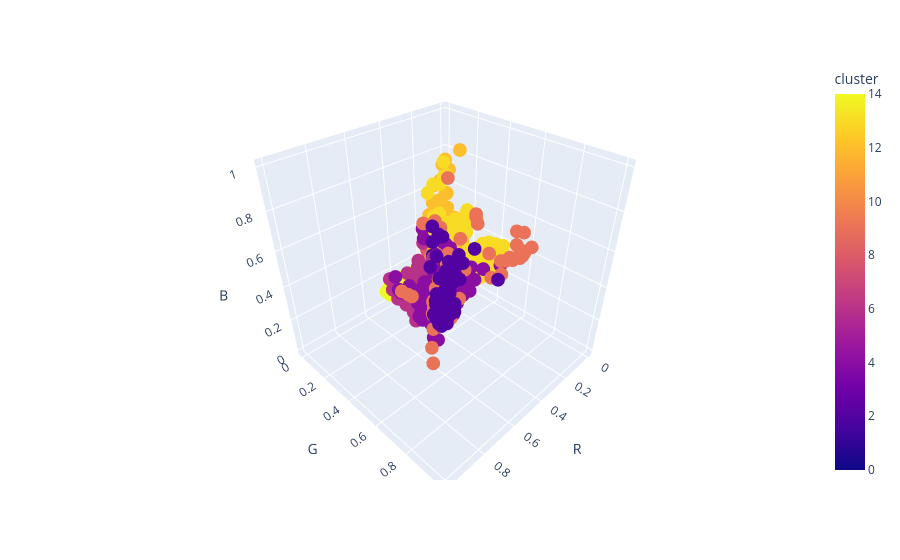

Here is the notebook cell this chart was saved with:
### Code cell
cluster_colors("data/calamar.PNG", 15)

### Figure 1 — Plotly figure (JSON) as saved in the notebook; plotly's stock layout.template omitted (floating-point values rounded to 4 significant figures; data arrays with more than 128 entries replaced by an {"elided": "..."} marker saying what was removed)
{"data": [{"hovertemplate": "R=%{x}<br>G=%{y}<br>B=%{z}<br>cluster=%{marker.color}<extra></extra>", "legendgroup": "", "marker": {"color": {"elided": "11390 int values"}, "coloraxis": "coloraxis", "symbol": "circle"}, "mode": "markers", "name": "", "scene": "scene", "showlegend": false, "type": "scatter3d", "x": {"elided": "11390 float values"}, "y": {"elided": "11390 float values"}, "z": {"elided": "11390 float values"}}], "layout": {"coloraxis": {"colorbar": {"title": {"text": "cluster"}}, "colorscale": [[0, "#0d0887"], [0.1111, "#46039f"], [0.2222, "#7201a8"], [0.3333, "#9c179e"], [0.4444, "#bd3786"], [0.5556, "#d8576b"], [0.6667, "#ed7953"], [0.7778, "#fb9f3a"], [0.8889, "#fdca26"], [1, "#f0f921"]]}, "legend": {"tracegroupgap": 0}, "margin": {"t": 60}, "scene": {"domain": {"x": [0, 1], "y": [0, 1]}, "xaxis": {"title": {"text": "R"}}, "yaxis": {"title": {"text": "G"}}, "zaxis": {"title": {"text": "B"}}}}}
